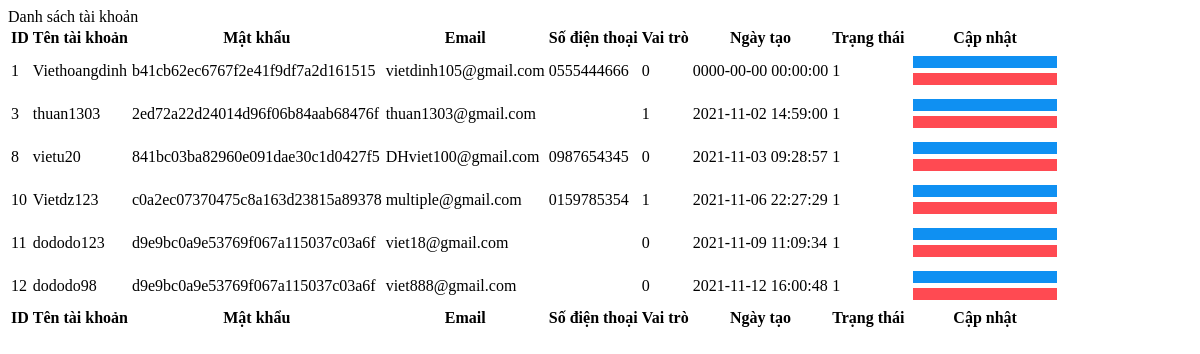
The page /admin/modules/listaccount.php on the database as committed earlier.
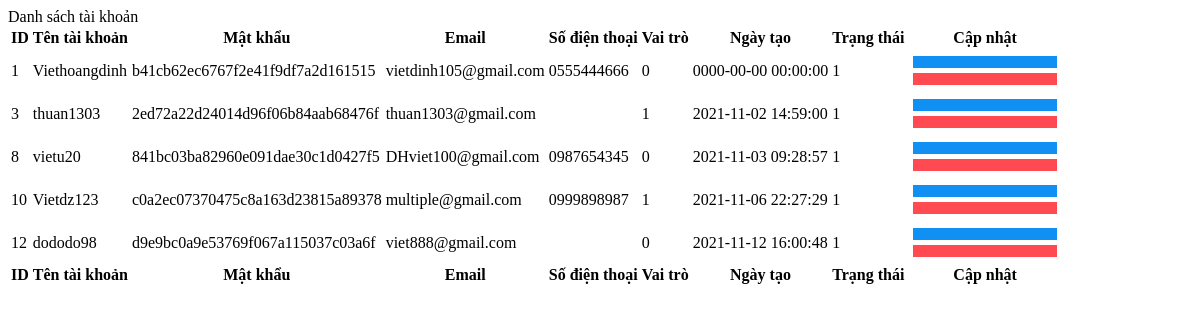
The same page on the database as committed later.
### tables this page shows
CREATE TABLE `user` (
  `user_id` int(10) NOT NULL,
  `user_name` varchar(35) NOT NULL,
  `password` varchar(35) NOT NULL,
  `email` varchar(255) NOT NULL,
  `phone` text DEFAULT NULL,
  `full_name` varchar(255) DEFAULT NULL,
  `address` varchar(255) DEFAULT NULL,
  `role` int(1) NOT NULL,
  `date_create_user` datetime NOT NULL,
  `status` int(11) NOT NULL
);

### admin/modules/listaccount.php (the view, shortened to what this page needs)
<?php
include('../conn.php');
?>
<div class="card mb-4">
    <div class="card-header">
        Danh sách tài khoản
    </div>
    <div class="card-body">
        <table id="datatablesSimple">
            <thead>
                <tr>
                    <th>ID</th>
                    <th>Tên tài khoản</th>
                    <th>Mật khẩu</th>
                    <th>Email</th>
                    <th>Số điện thoại</th>
                    <th>Vai trò</th>
                    <th>Ngày tạo</th>
                    <th>Trạng thái</th>
                    <th>Cập nhật</th>
                </tr>
            </thead>
            <tfoot>
                <tr>
                    <th>ID</th>
                    <th>Tên tài khoản</th>
                    <th>Mật khẩu</th>
                    <th>Email</th>
                    <th>Số điện thoại</th>
                    <th>Vai trò</th>
                    <th>Ngày tạo</th>
                    <th>Trạng thái</th>
                    <th>Cập nhật</th>
                </tr>
            </tfoot>
            <tbody>
                <?php
                $sql_sl = "SELECT * FROM `user`";
                $listCat = mysqli_query($connect, $sql_sl);
                while ($row = mysqli_fetch_array($listCat)) { ?>
                    <tr>
                        <td><?php echo $row["user_id"] ?></td>
                        <td><?php echo $row["user_name"] ?></td>
                        <td><?php echo $row["password"] ?></td>
                        <td><?php echo $row["email"] ?></td>
                        <td><?php echo $row["phone"] ?></td>
                        <td><?php echo $row["role"] ?></td>
                        <td><?php echo $row["date_create_user"] ?></td>
                        <td><?php echo $row["status"] ?></td>
                        <td style="width: 15%;">
                            <a href="?module=setpermission&id=<?php echo $row["user_id"] ?>" name="update"><i class="fas fa-user-cog"></i></a>
                            <a href="?module=deleteaccount&id=<?php echo $row["user_id"] ?>" onclick="return confirm('Bạn có chắc chắn muốn xóa không?')" name="remove"><i class="far fa-times-circle"></i></a>
                        </td>
                    </tr>
                <?php }
                ?>
            </tbody>
    </div>
</div>

Rows that differ between the two databases and show on the page:
removed user: user_id "11", user_name "dododo123", password "d9e9bc0a9e53769f067a115037c03a6f", email "viet18@gmail.com", role "0", date_create_user "2021-11-09 11:09:34", status "1"
changed user "Vietdz123": phone "0159785354" → "0999898987"
